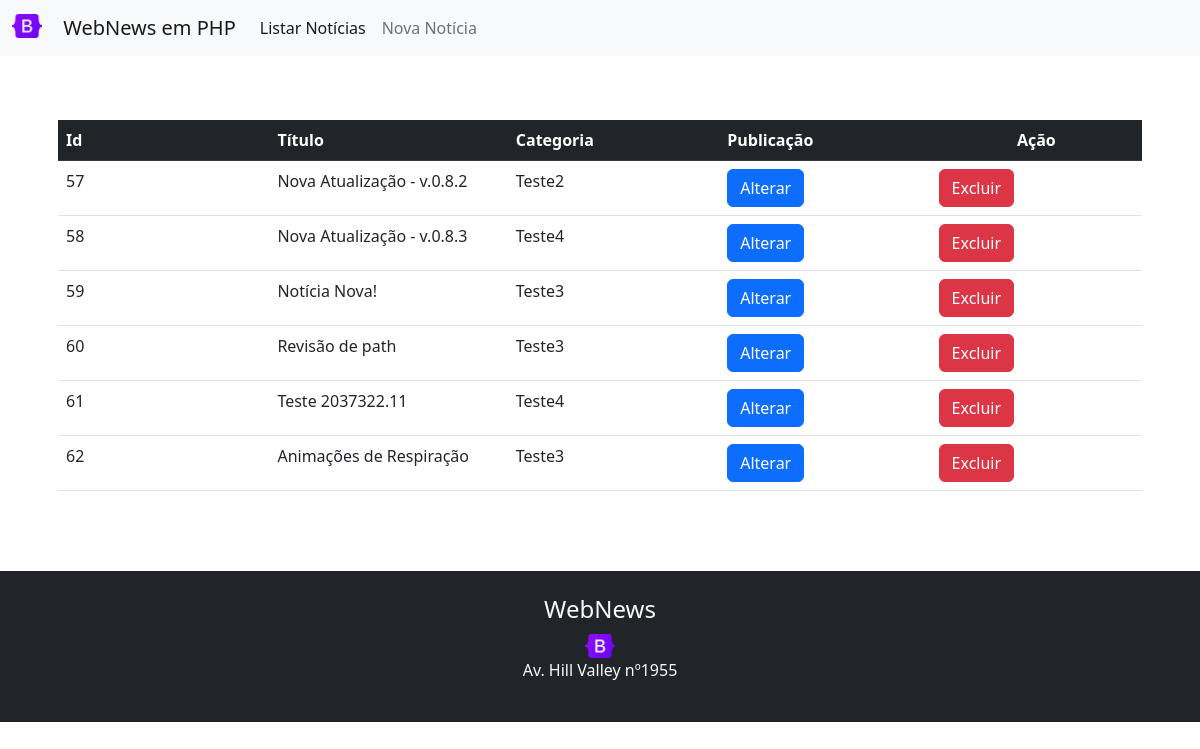
/admin/listar_noticias.php, run on the app's committed database.
### tables this page shows
CREATE TABLE `posts` (
  `id` int(11) NOT NULL,
  `Titulo` varchar(60) NOT NULL,
  `Categoria` varchar(60) NOT NULL,
  `Data_Publicacao` date NOT NULL,
  `Conteudo` text NOT NULL,
  `Imagem` varchar(60) NOT NULL
);

### src/php/posts/posts.php (called while the page is built, shortened)
<?php
    class Posts{
        public function consult($postsToSelect, $postId, $orderByData){
            if(isset($postsToSelect) && isset($postId) && isset($orderByData) ){
                try{
                    $query = "SELECT * FROM ".$this::TABLE_NAME." ";
                    switch($postsToSelect){
                        case "*":
                            if($orderByData){
                                $query .= "ORDER BY Data_Publicacao DESC";
                            }else{
                                $query .= "ORDER BY id";
                            }
                            break;
                    }
                    $this->conn = new Connection();
                    $sql = $this->conn->prepare($query);
                    if($sql->execute()){
                        return $sql->fetchAll();
                    }else{
                        return "Error to consult posts: Execution failed";
                    }
                }catch(PDOException $error){
                    return "Error to consult posts: ".$error->getMessage();
                }
            }else{
                return "Error to consult posts: Missing consult parameter";
            }
        }
    }
?>

### src/php/posts/admin/controllerConsult.php (the view, shortened to what this page needs)
<?php
    require_once("/../posts.php");
    class ControllerConsult{
        private $posts;
        public function __construct(){
            $this->posts = new Posts();
            $this->execute();
        }
        public function execute(){
            $serverResponse = $this->posts->consult("*", 0, false);
            if(!is_string($serverResponse)){
                foreach($serverResponse as $databaseRow){
                    $registryId = $databaseRow[0];
                    $registryTitle = $databaseRow[1];
                    $registryCategory = $databaseRow[2];
                    ?>
                    <tr>
                        <td class="col-2"><?php echo $registryId ?></td>
                        <td class="col-2"><?php echo $registryTitle ?></td>
                        <td class="col-2"><?php echo $registryCategory ?></td>
                        <td class="col-2">
                            <a href="alterar_noticia.php?<?php echo $registryId ?>"><button class="btn btn-primary btn-ChangePost">Alterar</button></a>
                        </td>
                        <td class="col-2">
                            <a href="excluir_noticia.php?<?php echo $registryId ?>"><button class="btn btn-danger btn-DeletePost">Excluir</button></a>
                        </td>
                    </tr>
                    <?php
                }
            }else{
                echo("
                    <h2>Oops, um erro ocorreu</h2>
                    <p>Tente recarregar a página ou acessar outra parte do sistema pelo nosso menu</p>
                    <script>console.log('$serverResponse')</script>
                ");
            }
        }
    }
    new ControllerConsult();
?>

### admin/listar_noticias.php (shortened to what this page needs)
<!DOCTYPE html>
<html lang="pt-br">
    <head>
        <link rel="stylesheet" href="style.css">
        <link href="https://cdn.jsdelivr.net/npm/bootstrap@5.2.2/dist/css/bootstrap.min.css" rel="stylesheet"
>
    </head>
    <body>
        <header class="navbar navbar-expand-lg bg-light">
            <div class="container-fluid">
                <a class="navbar-brand" href="#">
                <img src="../src/img/logo.png" alt="Logo" width="30" height="24" class="d-inline-block align-text-top me-3">
                WebNews em PHP</a>
                <div class="collapse navbar-collapse" id="navbarNav">
                <ul class="navbar-nav">
                    <li class="nav-item">
                    <a class="nav-link active" aria-current="page" href="listar_noticias.php">Listar Notícias</a>
                    </li>
                    <li class="nav-item">
                    <a class="nav-link" href="nova_noticia.html">Nova Notícia</a>
                    </li>
                </ul>
                </div>
            </div>
        </header>
        <div class="container py-5">
            <div class="container p-3">
                <div class="table-responsive col-12">
                  <table class="table table-hover text-nowrap ">
                    <thead>
                      <tr class="table-dark">
                        <th scope="col" class="col-2">Id</th>
                        <th scope="col" class="col-2">Título</th>
                        <th scope="col" class="col-2">Categoria</th>
                        <th scope="col" class="col-2">Publicação</th>
                        <th scope="col" colspan="2" class="text-center col-4">Ação</th>
                      </tr>
                    </thead>
                    <tbody id="TableData">
                      <?php
                        require_once("../src/php/posts/admin/controllerConsult.php");
                      ?>
                    </tbody>
                  </table>
                </div>
              </div>
        </div>
        <footer class="container-flex py-4 bg-dark text-light">
            <div class="row d-flex justify-content-center">
                <div class="col-5 text-center">
                    <div>
                        <h4>WebNews</h4>
                        <img src="../src/img/logo.png" alt="Logo" width="30" height="24">
                    </div>
                    <p>Av. Hill Valley nº1955</p>
                </div>
            </div>
        </footer>
    </body>
</html>

### data on the page
posts: id "57", Titulo "Nova Atualização - v.0.8.2", Categoria "Teste2"
posts: id "58", Titulo "Nova Atualização - v.0.8.3", Categoria "Teste4"
posts: id "59", Titulo "Notícia Nova!", Categoria "Teste3"
posts: id "60", Titulo "Revisão de path", Categoria "Teste3"
posts: id "61", Titulo "Teste 2037322.11", Categoria "Teste4"
posts: id "62", Titulo "Animações de Respiração", Categoria "Teste3"
